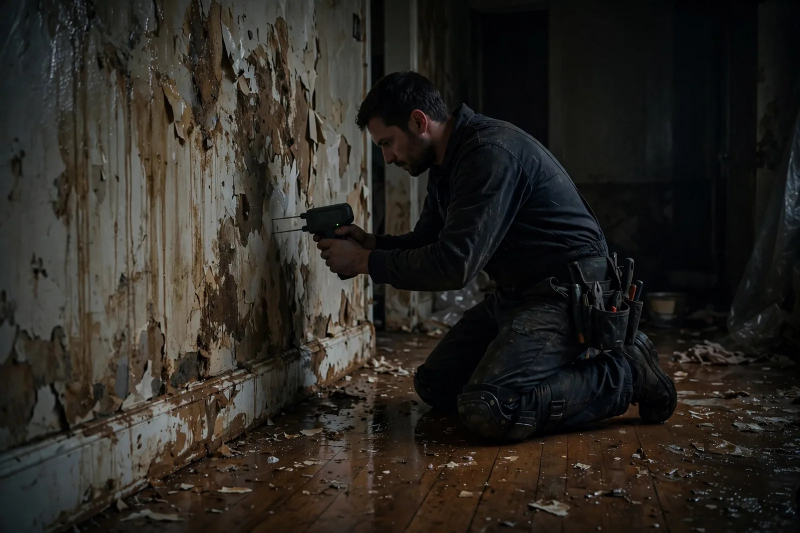
#> input picture images/heroes/disclaimer.webp, 1600 x 1066 px, found by its file name (shown at 1/2 size)
$ python reverify-reuse.py
#> lines starting #> are read from the running program, lines starting #| are printed output that depends on the picture
#!/usr/bin/env python3
"""Independent reuse net for Midvale Cycle 1 new images (fresh disk reads).
Candidates: 3 new heroes + 1 body swap, as INSTALLED in public/images/.
Corpus: every image under public/images + images in all site dirs in ~/workspace.
Nets: md5 exact, 8x8 aHash, 16x16 aHash. Writes qa/reverify-reuse.json."""
import os, glob, hashlib, json
from PIL import Image

SITES = ["acworth-water-damage","apopka-water-damage","belleville-water-damage",
 "biohazard-cleanup-oklahoma","biohazard-cleanup-oklahoma-site","boynton-beach-water-damage",
 "broken-arrow-water-damage","cape-coral-water-damage","chesterfield-water-damage",
 "elyria-water-damage","fort-myers-water-damage","high-desert-water-restoration",
 "lynnwood-water-damage-site","mcdonough-water-damage","midvale-water-damage",
 "naples-water-damage-site","owasso-water-damage","plano-blackland-restoration",
 "plano-water-damage","plano3-water-damage","pleasant-grove-water-damage",
 "san-bruno-water-damage","stockbridge-water-damage-site","texas-water-damage-build",
 "texas-water-damage-project","texas-water-damage-site","texas-water-damage-site-preview",
 "tukwila-water-damage-site","tukwila-water-damage-site-preview","tulsa-hardwood-restoration",
 "tulsa-water-damage-repair","tulsa-water-damage-site",
 "water-damage-restoration-lancaster-ca","water-damage-restoration-tulsa-ok-new"]
BASE = "/home/hatch/workspace"
def ahash(path, size=8):
    im = Image.open(path).convert("L").resize((size, size), Image.LANCZOS)
    px = list(im.getdata()); avg = sum(px)/len(px)
    return sum(1 << i for i, p in enumerate(px) if p >= avg)
def md5(path):
    h = hashlib.md5()
    with open(path, "rb") as f:
        for c in iter(lambda: f.read(1 << 20), b""): h.update(c)
    return h.hexdigest()
def ham(a, b): return bin(a ^ b).count("1")

corpus = []
for site in SITES:
    root = os.path.join(BASE, site)
    if not os.path.isdir(root): continue
    for pat in ("public/images/**/*.*", "images/**/*.*"):
        for f in glob.glob(os.path.join(root, pat), recursive=True):
            if f.lower().endswith((".webp", ".jpg", ".jpeg", ".png")) and os.path.isfile(f):
                corpus.append(f)
corpus = sorted(set(corpus))
print("CORPUS", len(corpus))
cands = {
 "heroes/disclaimer.webp": "/home/hatch/workspace/midvale-water-damage/public/images/heroes/disclaimer.webp",
 "heroes/upstairs-unit-leak-who-pays-utah.webp": "/home/hatch/workspace/midvale-water-damage/public/images/heroes/upstairs-unit-leak-who-pays-utah.webp",
 "heroes/water-damage-repair.webp": "/home/hatch/workspace/midvale-water-damage/public/images/heroes/water-damage-repair.webp",
 "body/magna-ut-1.webp": "/home/hatch/workspace/midvale-water-damage/public/images/body/magna-ut-1.webp",
}
ch = []
for f in corpus:
    try: ch.append((f, md5(f), ahash(f, 8), ahash(f, 16)))
    except Exception: pass
print("HASHED", len(ch))
out = {"corpus_size": len(corpus), "hashed": len(ch), "candidates": {}}
for name, cf in cands.items():
    cm, ca8, ca16 = md5(cf), ahash(cf, 8), ahash(cf, 16)
#> in ahash, `px = list(im.getdata())`: px = 64 values, max 104 at index 25, min 6 at index 7, mean 39.66
#> in ahash, `avg = sum(px) / len(px)`: avg = 39.66
#> call 2 of ahash, with size = 16
#> in ahash (call 2), `im = Image.open(path).convert("L").resize((size, size), Image.LANCZOS)`:
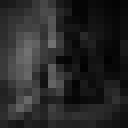
#> im: PIL image 16x16 L (shown 8 times larger); min 2, max 113, mean 39.4
#> in ahash (call 2), `px = list(im.getdata())`: px = 256 values, max 113 at index 86, min 2 at index 125, mean 39.36
#> in ahash (call 2), `avg = sum(px) / len(px)`: avg = 39.36
#> cm = 'c524f609113d05074f03eeea76a85d82'; ca8 = 4255636730239979278; ca16 = 113297965290435442461612379714351148213813526126275878145036902341921341552
    md5hits = [f for f, m, a8, a16 in ch if m == cm and os.path.abspath(f) != os.path.abspath(cf)]
#> md5hits = []
    scored = sorted(((ham(ca8, a8), ham(ca16, a16), f) for f, m, a8, a16 in ch if os.path.abspath(f) != os.path.abspath(cf)))[:6]
#> scored = []
    out["candidates"][name] = {"md5": cm[:12], "md5_hits_other_sites": md5hits,
        "closest": [{"aHash8": a, "aHash16": b, "file": f} for a, b, f in scored]}
    print(name, "md5hits:", len(md5hits), "closest a8:", [(a, b, os.path.basename(f)) for a, b, f in scored[:3]])
#| heroes/disclaimer.webp md5hits: 0 closest a8: []
#> (the run stopped early here; a loop or call above may not have finished)
